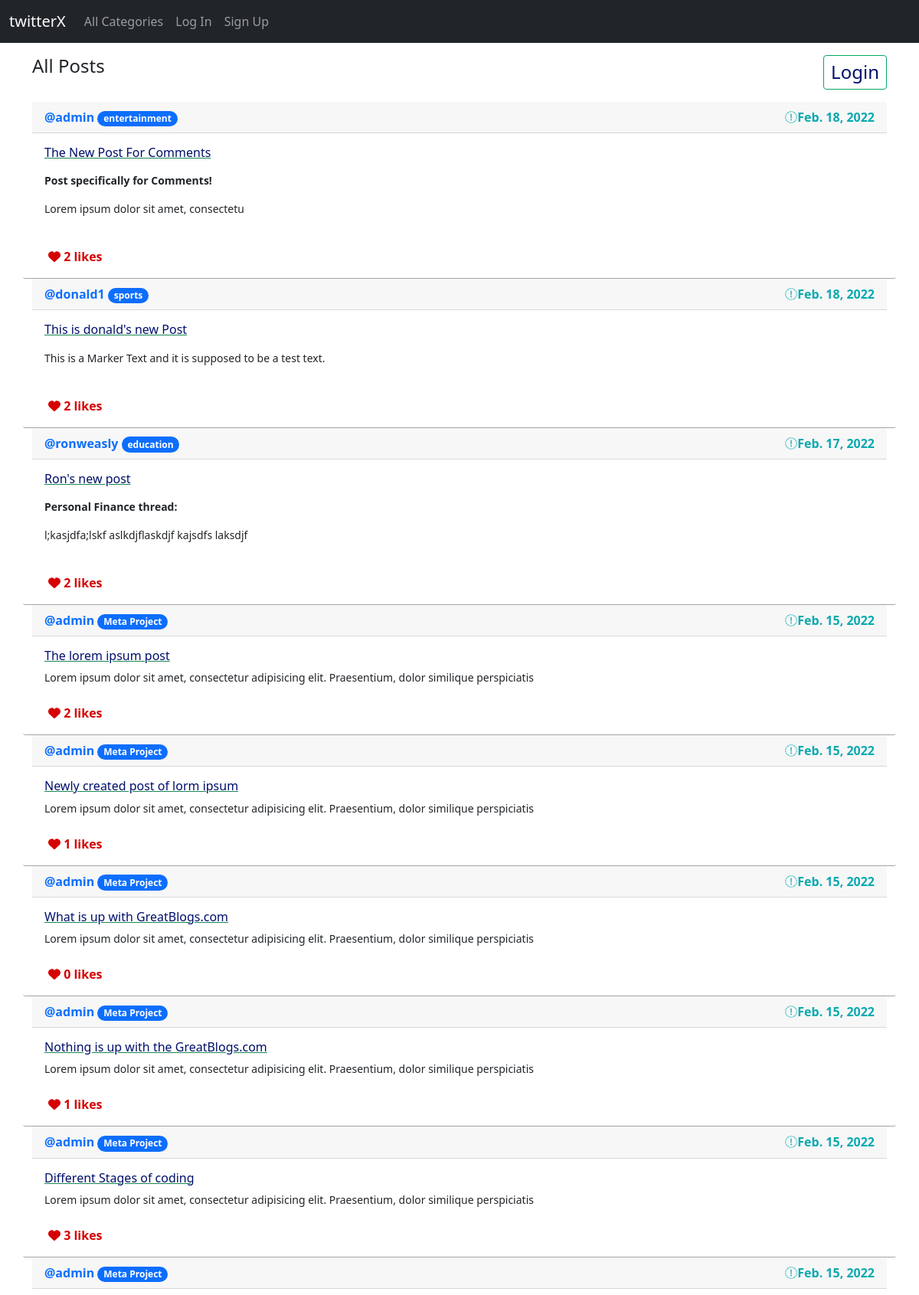
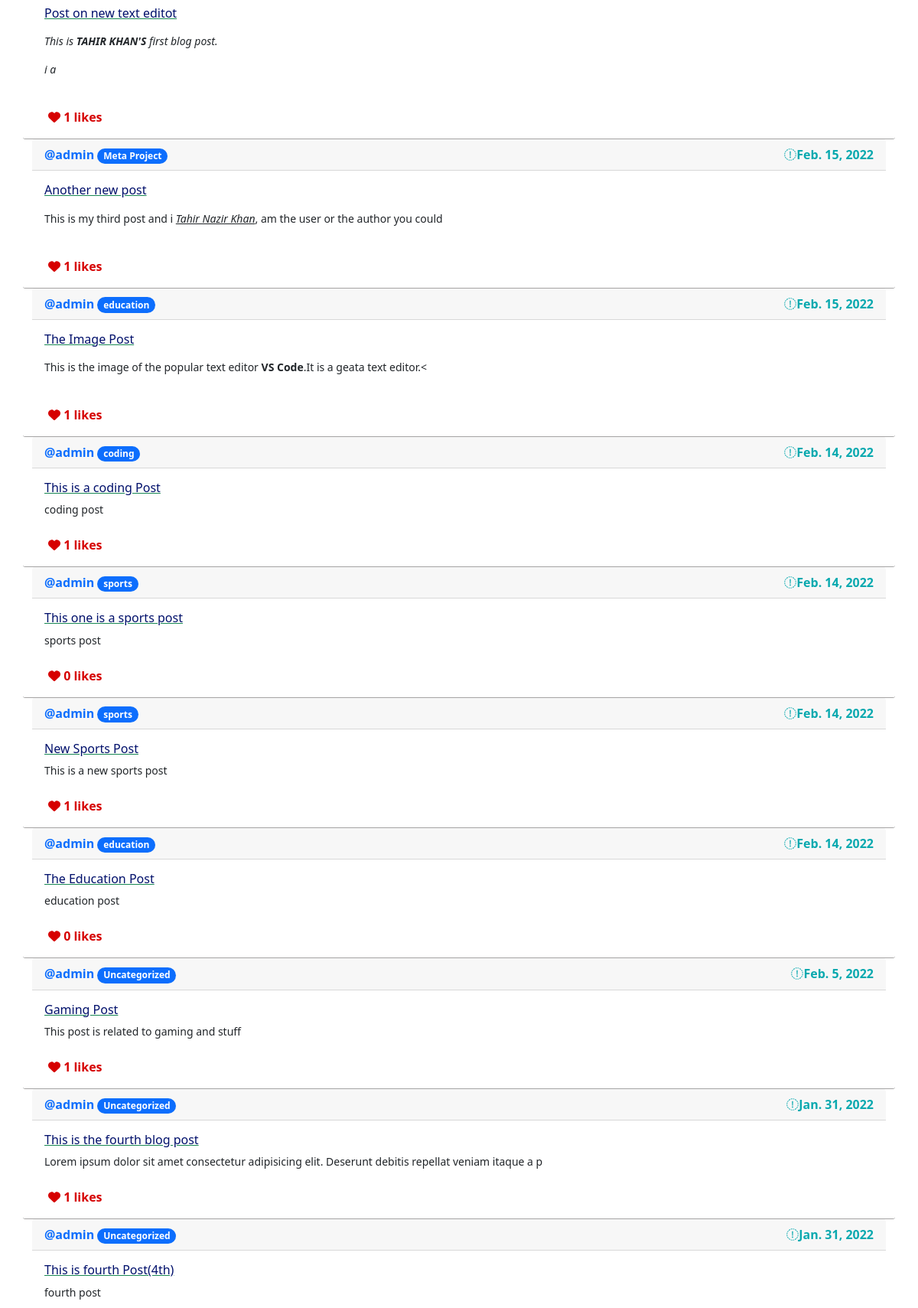
The page / (upper part) on the database its author committed (2 pictures, top to bottom).
### app/models.py (models this page shows, shortened)
class Post(models.Model):
    title = models.CharField(max_length=255)
    author = models.ForeignKey(User, on_delete=models.CASCADE)
    category = models.CharField(max_length=255)
    body = RichTextField(blank=True, null=True)
    date_created = models.DateField(auto_now_add=True)
    time_created = models.TimeField(auto_now_add=True)
    likes = models.ManyToManyField(User, related_name='likes')

### app/views.py (the view)
# urls.py: path('', views.home, name='home'),
def home(request):
    all_posts = Post.objects.all().order_by("-date_created")
    context_dict = {
        'posts': all_posts,
    }
    return render(request, 'app/home.html', context_dict)

### app/templates/app/home.html (shortened to what this page needs)
{% include 'app/nav.html' %}
{% load static %}
<!DOCTYPE html>
<html lang="en">
<head>
    <link href="https://cdn.jsdelivr.net/npm/bootstrap@5.1.3/dist/css/bootstrap.min.css" rel="stylesheet"
>
</head>
<body class="container-fluid color-secondary">
    <h4 class="container">All Posts
        {% if user.is_authenticated %}
        <small class="welcome">welcome, <a class="user" href="{% url 'userProfile' %}">
                <span class="userClass"><i class="fa-solid fa-user"></i>{{ request.user}}</span></a></small>
        {% else %}
        <a class="welcome" href="{% url 'login' %}">Login</a>
        {% endif %}
    </h4>
    <br>
    {% for post in posts %}
    <div class="container postCard">
        <div class="card-header text-primary">
            <strong>@{{ post.author.username }}</strong> <a href="{% url 'categoryPosts' post.category %}"><span
                    class="badge rounded-pill bg-primary">{{ post.category }}</span></a>
            <strong class="date"><i class="fa-duotone fa-calendar-days"></i>{{post.date_created}}</strong>
        </div>
        <div class="rel card-body">
            <h6 class="card-title text-success titlE"><a href="{% url 'viewPost' post.id %}">{{ post.title }}</a></h6>
            <small>
                <p class="card-text">{{ post.body|safe | slice:":100" }}</p>
            </small>
            <br>
            <span class="likesCount"><strong><i class="fa-solid fa-heart"></i>
                    {{ post.likes.count}} likes</strong></span>
        </div>
    </div>
    {% endfor %}
</body>
</html>

### app/templates/app/home.html (style rules this page uses)
.postCard { border-bottom: 1px solid rgb(165, 164, 164); border-radius: 3px; }
.welcome { border: 1px solid rgb(7, 168, 101); padding: 7px 9px; border-radius: 4px; }
a { text-decoration: none; color: rgb(0, 16, 107); }
body { background-color: rgb(255, 255, 255); }
.date { float: right; color: rgb(9, 169, 175); }
.likesCount { width: 40px; color: rgb(214, 0, 0); padding: 4px 5px; border-radius: 3px; margin-top: 3px; }
.welcome { float: right; }
.titlE { text-decoration: underline; }

### rows shown on the page
Post: author.username "admin", category "entertainment", date_created "Feb. 18, 2022", title "The New Post For Comments", body "Post specifically for Comments! Lorem ipsum dolor sit amet, consectetu", likes.count "2"
Post: author.username "donald1", category "sports", date_created "Feb. 18, 2022", title "This is donald's new Post", body "This is a Marker Text and it is supposed to be a test text.", likes.count "2"
Post: author.username "ronweasly", category "education", date_created "Feb. 17, 2022", title "Ron's new post", body "Personal Finance thread: l;kasjdfa;lskf aslkdjflaskdjf kajsdfs laksdjf", likes.count "2"
Post: author.username "admin", category "Meta Project", date_created "Feb. 15, 2022", title "The lorem ipsum post", body "Lorem ipsum dolor sit amet, consectetur adipisicing elit. Praesentium, dolor similique perspiciatis", likes.count "2"
Post: author.username "admin", category "Meta Project", date_created "Feb. 15, 2022", title "Newly created post of lorm ipsum", body "Lorem ipsum dolor sit amet, consectetur adipisicing elit. Praesentium, dolor similique perspiciatis", likes.count "1"
Post: author.username "admin", category "Meta Project", date_created "Feb. 15, 2022", title "What is up with GreatBlogs.com", body "Lorem ipsum dolor sit amet, consectetur adipisicing elit. Praesentium, dolor similique perspiciatis", likes.count "0"
Post: author.username "admin", category "Meta Project", date_created "Feb. 15, 2022", title "Nothing is up with the GreatBlogs.com", body "Lorem ipsum dolor sit amet, consectetur adipisicing elit. Praesentium, dolor similique perspiciatis", likes.count "1"
Post: author.username "admin", category "Meta Project", date_created "Feb. 15, 2022", title "Different Stages of coding", body "Lorem ipsum dolor sit amet, consectetur adipisicing elit. Praesentium, dolor similique perspiciatis", likes.count "3"
Post: author.username "admin", category "Meta Project", date_created "Feb. 15, 2022", title "Post on new text editot", body "This is TAHIR KHAN'S first blog post. i a", likes.count "1"
Post: author.username "admin", category "Meta Project", date_created "Feb. 15, 2022", title "Another new post", body "This is my third post and i Tahir Nazir Khan , am the user or the author you could", likes.count "1"
Post: author.username "admin", category "education", date_created "Feb. 15, 2022", title "The Image Post", body "This is the image of the popular text editor VS Code .It is a geata text editor.<", likes.count "1"
Post: author.username "admin", category "coding", date_created "Feb. 14, 2022", title "This is a coding Post", body "coding post", likes.count "1"
Post: author.username "admin", category "sports", date_created "Feb. 14, 2022", title "This one is a sports post", body "sports post", likes.count "0"
Post: author.username "admin", category "sports", date_created "Feb. 14, 2022", title "New Sports Post", body "This is a new sports post", likes.count "1"
Post: author.username "admin", category "education", date_created "Feb. 14, 2022", title "The Education Post", body "education post", likes.count "0"
Post: author.username "admin", category "Uncategorized", date_created "Feb. 5, 2022", title "Gaming Post", body "This post is related to gaming and stuff", likes.count "1"
Post: author.username "admin", category "Uncategorized", date_created "Jan. 31, 2022", title "This is the fourth blog post", body "Lorem ipsum dolor sit amet consectetur adipisicing elit. Deserunt debitis repellat veniam itaque a p", likes.count "1"
Post: author.username "admin", category "Uncategorized", date_created "Jan. 31, 2022", title "This is fourth Post(4th)", body "fourth post"
